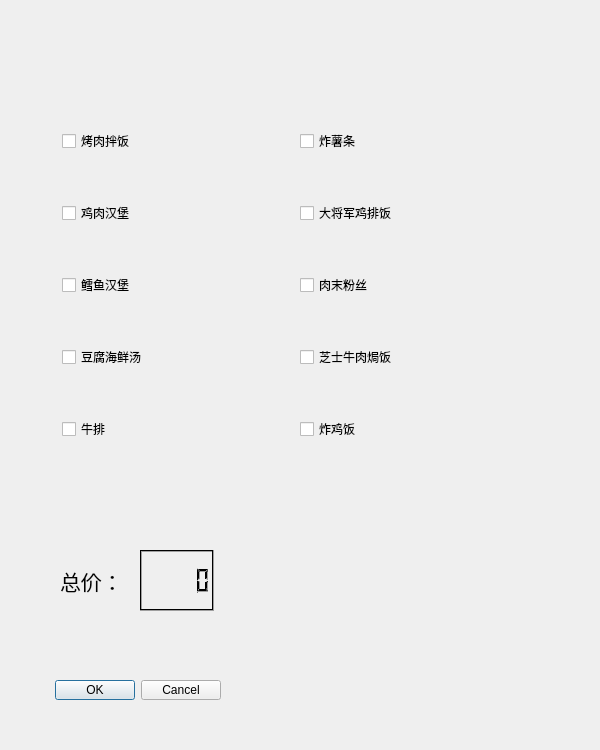
<?xml version="1.0" encoding="UTF-8"?>
<ui version="4.0">
 <class>subwindow3</class>
 <widget class="QWidget" name="subwindow3">
  <property name="geometry">
   <rect>
    <x>0</x>
    <y>0</y>
    <width>600</width>
    <height>750</height>
   </rect>
  </property>
  <property name="minimumSize">
   <size>
    <width>600</width>
    <height>750</height>
   </size>
  </property>
  <property name="maximumSize">
   <size>
    <width>600</width>
    <height>750</height>
   </size>
  </property>
  <property name="windowTitle">
   <string>Form</string>
  </property>
  <widget class="QWidget" name="layoutWidget">
   <property name="geometry">
    <rect>
     <x>300</x>
     <y>87</y>
     <width>121</width>
     <height>401</height>
    </rect>
   </property>
   <layout class="QVBoxLayout" name="verticalLayout_2">
    <item>
     <widget class="QCheckBox" name="checkBox_6">
      <property name="text">
       <string>炸薯条</string>
      </property>
     </widget>
    </item>
    <item>
     <widget class="QCheckBox" name="checkBox_7">
      <property name="palette">
       <palette>
        <active>
         <colorrole role="WindowText">
          <brush brushstyle="SolidPattern">
           <color alpha="255">
            <red>255</red>
            <green>0</green>
            <blue>0</blue>
           </color>
          </brush>
         </colorrole>
         <colorrole role="Text">
          <brush brushstyle="SolidPattern">
           <color alpha="255">
            <red>0</red>
            <green>0</green>
            <blue>0</blue>
           </color>
          </brush>
         </colorrole>
         <colorrole role="ButtonText">
          <brush brushstyle="SolidPattern">
           <color alpha="255">
            <red>0</red>
            <green>0</green>
            <blue>0</blue>
           </color>
          </brush>
         </colorrole>
         <colorrole role="PlaceholderText">
          <brush brushstyle="SolidPattern">
           <color alpha="128">
            <red>0</red>
            <green>0</green>
            <blue>0</blue>
           </color>
          </brush>
         </colorrole>
        </active>
        <inactive>
         <colorrole role="WindowText">
          <brush brushstyle="SolidPattern">
           <color alpha="255">
            <red>255</red>
            <green>0</green>
            <blue>0</blue>
           </color>
          </brush>
         </colorrole>
         <colorrole role="Text">
          <brush brushstyle="SolidPattern">
           <color alpha="255">
            <red>0</red>
            <green>0</green>
            <blue>0</blue>
           </color>
          </brush>
         </colorrole>
         <colorrole role="ButtonText">
          <brush brushstyle="SolidPattern">
           <color alpha="255">
            <red>0</red>
            <green>0</green>
            <blue>0</blue>
           </color>
          </brush>
         </colorrole>
         <colorrole role="PlaceholderText">
          <brush brushstyle="SolidPattern">
           <color alpha="128">
            <red>0</red>
            <green>0</green>
            <blue>0</blue>
           </color>
          </brush>
         </colorrole>
        </inactive>
        <disabled>
         <colorrole role="WindowText">
          <brush brushstyle="SolidPattern">
           <color alpha="255">
            <red>0</red>
            <green>0</green>
            <blue>0</blue>
           </color>
          </brush>
         </colorrole>
         <colorrole role="Text">
          <brush brushstyle="SolidPattern">
           <color alpha="255">
            <red>0</red>
            <green>0</green>
            <blue>0</blue>
           </color>
          </brush>
         </colorrole>
         <colorrole role="ButtonText">
          <brush brushstyle="SolidPattern">
           <color alpha="255">
            <red>0</red>
            <green>0</green>
            <blue>0</blue>
           </color>
          </brush>
         </colorrole>
         <colorrole role="PlaceholderText">
          <brush brushstyle="SolidPattern">
           <color alpha="128">
            <red>0</red>
            <green>0</green>
            <blue>0</blue>
           </color>
          </brush>
         </colorrole>
        </disabled>
       </palette>
      </property>
      <property name="styleSheet">
       <string notr="true">color: black;</string>
      </property>
      <property name="text">
       <string>大将军鸡排饭</string>
      </property>
     </widget>
    </item>
    <item>
     <widget class="QCheckBox" name="checkBox_8">
      <property name="text">
       <string>肉末粉丝</string>
      </property>
     </widget>
    </item>
    <item>
     <widget class="QCheckBox" name="checkBox_9">
      <property name="palette">
       <palette>
        <active>
         <colorrole role="WindowText">
          <brush brushstyle="SolidPattern">
           <color alpha="255">
            <red>255</red>
            <green>0</green>
            <blue>0</blue>
           </color>
          </brush>
         </colorrole>
         <colorrole role="Text">
          <brush brushstyle="SolidPattern">
           <color alpha="255">
            <red>0</red>
            <green>0</green>
            <blue>0</blue>
           </color>
          </brush>
         </colorrole>
         <colorrole role="ButtonText">
          <brush brushstyle="SolidPattern">
           <color alpha="255">
            <red>0</red>
            <green>0</green>
            <blue>0</blue>
           </color>
          </brush>
         </colorrole>
         <colorrole role="PlaceholderText">
          <brush brushstyle="SolidPattern">
           <color alpha="128">
            <red>0</red>
            <green>0</green>
            <blue>0</blue>
           </color>
          </brush>
         </colorrole>
        </active>
        <inactive>
         <colorrole role="WindowText">
          <brush brushstyle="SolidPattern">
           <color alpha="255">
            <red>255</red>
            <green>0</green>
            <blue>0</blue>
           </color>
          </brush>
         </colorrole>
         <colorrole role="Text">
          <brush brushstyle="SolidPattern">
           <color alpha="255">
            <red>0</red>
            <green>0</green>
            <blue>0</blue>
           </color>
          </brush>
         </colorrole>
         <colorrole role="ButtonText">
          <brush brushstyle="SolidPattern">
           <color alpha="255">
            <red>0</red>
            <green>0</green>
            <blue>0</blue>
           </color>
          </brush>
         </colorrole>
         <colorrole role="PlaceholderText">
          <brush brushstyle="SolidPattern">
           <color alpha="128">
            <red>0</red>
            <green>0</green>
            <blue>0</blue>
           </color>
          </brush>
         </colorrole>
        </inactive>
        <disabled>
         <colorrole role="WindowText">
          <brush brushstyle="SolidPattern">
           <color alpha="255">
            <red>0</red>
            <green>0</green>
            <blue>0</blue>
           </color>
          </brush>
         </colorrole>
         <colorrole role="Text">
          <brush brushstyle="SolidPattern">
           <color alpha="255">
            <red>0</red>
            <green>0</green>
            <blue>0</blue>
           </color>
          </brush>
         </colorrole>
         <colorrole role="ButtonText">
          <brush brushstyle="SolidPattern">
           <color alpha="255">
            <red>0</red>
            <green>0</green>
            <blue>0</blue>
           </color>
          </brush>
         </colorrole>
         <colorrole role="PlaceholderText">
          <brush brushstyle="SolidPattern">
           <color alpha="128">
            <red>0</red>
            <green>0</green>
            <blue>0</blue>
           </color>
          </brush>
         </colorrole>
        </disabled>
       </palette>
      </property>
      <property name="styleSheet">
       <string notr="true">color: black;</string>
      </property>
      <property name="text">
       <string>芝士牛肉焗饭</string>
      </property>
     </widget>
    </item>
    <item>
     <widget class="QCheckBox" name="checkBox_10">
      <property name="text">
       <string>炸鸡饭</string>
      </property>
     </widget>
    </item>
   </layout>
  </widget>
  <widget class="QWidget" name="layoutWidget_2">
   <property name="geometry">
    <rect>
     <x>60</x>
     <y>550</y>
     <width>154</width>
     <height>61</height>
    </rect>
   </property>
   <layout class="QHBoxLayout" name="horizontalLayout">
    <item>
     <widget class="QLabel" name="label_2">
      <property name="font">
       <font>
        <family>宋体</family>
        <pointsize>16</pointsize>
       </font>
      </property>
      <property name="text">
       <string>总价：</string>
      </property>
     </widget>
    </item>
    <item>
     <widget class="QLCDNumber" name="lcdNumber">
      <property name="palette">
       <palette>
        <active>
         <colorrole role="Light">
          <brush brushstyle="SolidPattern">
           <color alpha="255">
            <red>0</red>
            <green>0</green>
            <blue>0</blue>
           </color>
          </brush>
         </colorrole>
         <colorrole role="Midlight">
          <brush brushstyle="SolidPattern">
           <color alpha="255">
            <red>0</red>
            <green>0</green>
            <blue>0</blue>
           </color>
          </brush>
         </colorrole>
        </active>
        <inactive>
         <colorrole role="Light">
          <brush brushstyle="SolidPattern">
           <color alpha="255">
            <red>0</red>
            <green>0</green>
            <blue>0</blue>
           </color>
          </brush>
         </colorrole>
         <colorrole role="Midlight">
          <brush brushstyle="SolidPattern">
           <color alpha="255">
            <red>0</red>
            <green>0</green>
            <blue>0</blue>
           </color>
          </brush>
         </colorrole>
        </inactive>
        <disabled>
         <colorrole role="Light">
          <brush brushstyle="SolidPattern">
           <color alpha="255">
            <red>0</red>
            <green>0</green>
            <blue>0</blue>
           </color>
          </brush>
         </colorrole>
         <colorrole role="Midlight">
          <brush brushstyle="SolidPattern">
           <color alpha="255">
            <red>0</red>
            <green>0</green>
            <blue>0</blue>
           </color>
          </brush>
         </colorrole>
        </disabled>
       </palette>
      </property>
     </widget>
    </item>
   </layout>
  </widget>
  <widget class="QDialogButtonBox" name="buttonBox">
   <property name="geometry">
    <rect>
     <x>30</x>
     <y>680</y>
     <width>191</width>
     <height>20</height>
    </rect>
   </property>
   <property name="standardButtons">
    <set>QDialogButtonBox::Cancel|QDialogButtonBox::Ok</set>
   </property>
  </widget>
  <widget class="QLabel" name="label">
   <property name="geometry">
    <rect>
     <x>300</x>
     <y>520</y>
     <width>221</width>
     <height>181</height>
    </rect>
   </property>
   <property name="text">
    <string/>
   </property>
  </widget>
  <widget class="QWidget" name="layoutWidget">
   <property name="geometry">
    <rect>
     <x>62</x>
     <y>87</y>
     <width>131</width>
     <height>401</height>
    </rect>
   </property>
   <layout class="QVBoxLayout" name="verticalLayout">
    <item>
     <widget class="QCheckBox" name="checkBox_2">
      <property name="palette">
       <palette>
        <active>
         <colorrole role="WindowText">
          <brush brushstyle="SolidPattern">
           <color alpha="255">
            <red>255</red>
            <green>0</green>
            <blue>0</blue>
           </color>
          </brush>
         </colorrole>
         <colorrole role="Text">
          <brush brushstyle="SolidPattern">
           <color alpha="255">
            <red>0</red>
            <green>0</green>
            <blue>0</blue>
           </color>
          </brush>
         </colorrole>
         <colorrole role="ButtonText">
          <brush brushstyle="SolidPattern">
           <color alpha="255">
            <red>0</red>
            <green>0</green>
            <blue>0</blue>
           </color>
          </brush>
         </colorrole>
         <colorrole role="PlaceholderText">
          <brush brushstyle="SolidPattern">
           <color alpha="128">
            <red>0</red>
            <green>0</green>
            <blue>0</blue>
           </color>
          </brush>
         </colorrole>
        </active>
        <inactive>
         <colorrole role="WindowText">
          <brush brushstyle="SolidPattern">
           <color alpha="255">
            <red>255</red>
            <green>0</green>
            <blue>0</blue>
           </color>
          </brush>
         </colorrole>
         <colorrole role="Text">
          <brush brushstyle="SolidPattern">
           <color alpha="255">
            <red>0</red>
            <green>0</green>
            <blue>0</blue>
           </color>
          </brush>
         </colorrole>
         <colorrole role="ButtonText">
          <brush brushstyle="SolidPattern">
           <color alpha="255">
            <red>0</red>
            <green>0</green>
            <blue>0</blue>
           </color>
          </brush>
         </colorrole>
         <colorrole role="PlaceholderText">
          <brush brushstyle="SolidPattern">
           <color alpha="128">
            <red>0</red>
            <green>0</green>
            <blue>0</blue>
           </color>
          </brush>
         </colorrole>
        </inactive>
        <disabled>
         <colorrole role="WindowText">
          <brush brushstyle="SolidPattern">
           <color alpha="255">
            <red>0</red>
            <green>0</green>
            <blue>0</blue>
           </color>
          </brush>
         </colorrole>
         <colorrole role="Text">
          <brush brushstyle="SolidPattern">
           <color alpha="255">
            <red>0</red>
            <green>0</green>
            <blue>0</blue>
           </color>
          </brush>
         </colorrole>
         <colorrole role="ButtonText">
          <brush brushstyle="SolidPattern">
           <color alpha="255">
            <red>0</red>
            <green>0</green>
            <blue>0</blue>
           </color>
          </brush>
         </colorrole>
         <colorrole role="PlaceholderText">
          <brush brushstyle="SolidPattern">
           <color alpha="128">
            <red>0</red>
            <green>0</green>
            <blue>0</blue>
           </color>
          </brush>
         </colorrole>
        </disabled>
       </palette>
      </property>
      <property name="styleSheet">
       <string notr="true">color: black;</string>
      </property>
      <property name="text">
       <string>烤肉拌饭</string>
      </property>
     </widget>
    </item>
    <item>
     <widget class="QCheckBox" name="checkBox">
      <property name="text">
       <string>鸡肉汉堡</string>
      </property>
     </widget>
    </item>
    <item>
     <widget class="QCheckBox" name="checkBox_3">
      <property name="palette">
       <palette>
        <active>
         <colorrole role="WindowText">
          <brush brushstyle="SolidPattern">
           <color alpha="255">
            <red>255</red>
            <green>0</green>
            <blue>0</blue>
           </color>
          </brush>
         </colorrole>
         <colorrole role="Text">
          <brush brushstyle="SolidPattern">
           <color alpha="255">
            <red>0</red>
            <green>0</green>
            <blue>0</blue>
           </color>
          </brush>
         </colorrole>
         <colorrole role="ButtonText">
          <brush brushstyle="SolidPattern">
           <color alpha="255">
            <red>0</red>
            <green>0</green>
            <blue>0</blue>
           </color>
          </brush>
         </colorrole>
         <colorrole role="PlaceholderText">
          <brush brushstyle="SolidPattern">
           <color alpha="128">
            <red>0</red>
            <green>0</green>
            <blue>0</blue>
           </color>
          </brush>
         </colorrole>
        </active>
        <inactive>
         <colorrole role="WindowText">
          <brush brushstyle="SolidPattern">
           <color alpha="255">
            <red>255</red>
            <green>0</green>
            <blue>0</blue>
           </color>
          </brush>
         </colorrole>
         <colorrole role="Text">
          <brush brushstyle="SolidPattern">
           <color alpha="255">
            <red>0</red>
            <green>0</green>
            <blue>0</blue>
           </color>
          </brush>
         </colorrole>
         <colorrole role="ButtonText">
          <brush brushstyle="SolidPattern">
           <color alpha="255">
            <red>0</red>
            <green>0</green>
            <blue>0</blue>
           </color>
          </brush>
         </colorrole>
         <colorrole role="PlaceholderText">
          <brush brushstyle="SolidPattern">
           <color alpha="128">
            <red>0</red>
            <green>0</green>
            <blue>0</blue>
           </color>
          </brush>
         </colorrole>
        </inactive>
        <disabled>
         <colorrole role="WindowText">
          <brush brushstyle="SolidPattern">
           <color alpha="255">
            <red>0</red>
            <green>0</green>
            <blue>0</blue>
           </color>
          </brush>
         </colorrole>
         <colorrole role="Text">
          <brush brushstyle="SolidPattern">
           <color alpha="255">
            <red>0</red>
            <green>0</green>
            <blue>0</blue>
           </color>
          </brush>
         </colorrole>
         <colorrole role="ButtonText">
          <brush brushstyle="SolidPattern">
           <color alpha="255">
            <red>0</red>
            <green>0</green>
            <blue>0</blue>
           </color>
          </brush>
         </colorrole>
         <colorrole role="PlaceholderText">
          <brush brushstyle="SolidPattern">
           <color alpha="128">
            <red>0</red>
            <green>0</green>
            <blue>0</blue>
           </color>
          </brush>
         </colorrole>
        </disabled>
       </palette>
      </property>
      <property name="autoFillBackground">
       <bool>false</bool>
      </property>
      <property name="styleSheet">
       <string notr="true">color: black;</string>
      </property>
      <property name="text">
       <string>鳕鱼汉堡</string>
      </property>
     </widget>
    </item>
    <item>
     <widget class="QCheckBox" name="checkBox_4">
      <property name="text">
       <string>豆腐海鲜汤</string>
      </property>
     </widget>
    </item>
    <item>
     <widget class="QCheckBox" name="checkBox_5">
      <property name="palette">
       <palette>
        <active>
         <colorrole role="WindowText">
          <brush brushstyle="SolidPattern">
           <color alpha="255">
            <red>255</red>
            <green>0</green>
            <blue>0</blue>
           </color>
          </brush>
         </colorrole>
         <colorrole role="Text">
          <brush brushstyle="SolidPattern">
           <color alpha="255">
            <red>0</red>
            <green>0</green>
            <blue>0</blue>
           </color>
          </brush>
         </colorrole>
         <colorrole role="ButtonText">
          <brush brushstyle="SolidPattern">
           <color alpha="255">
            <red>0</red>
            <green>0</green>
            <blue>0</blue>
           </color>
          </brush>
         </colorrole>
         <colorrole role="PlaceholderText">
          <brush brushstyle="SolidPattern">
           <color alpha="128">
            <red>0</red>
            <green>0</green>
            <blue>0</blue>
           </color>
          </brush>
         </colorrole>
        </active>
        <inactive>
         <colorrole role="WindowText">
          <brush brushstyle="SolidPattern">
           <color alpha="255">
            <red>255</red>
            <green>0</green>
            <blue>0</blue>
           </color>
          </brush>
         </colorrole>
         <colorrole role="Text">
          <brush brushstyle="SolidPattern">
           <color alpha="255">
            <red>0</red>
            <green>0</green>
            <blue>0</blue>
           </color>
          </brush>
         </colorrole>
         <colorrole role="ButtonText">
          <brush brushstyle="SolidPattern">
           <color alpha="255">
            <red>0</red>
            <green>0</green>
            <blue>0</blue>
           </color>
          </brush>
         </colorrole>
         <colorrole role="PlaceholderText">
          <brush brushstyle="SolidPattern">
           <color alpha="128">
            <red>0</red>
            <green>0</green>
            <blue>0</blue>
           </color>
          </brush>
         </colorrole>
        </inactive>
        <disabled>
         <colorrole role="WindowText">
          <brush brushstyle="SolidPattern">
           <color alpha="255">
            <red>0</red>
            <green>0</green>
            <blue>0</blue>
           </color>
          </brush>
         </colorrole>
         <colorrole role="Text">
          <brush brushstyle="SolidPattern">
           <color alpha="255">
            <red>0</red>
            <green>0</green>
            <blue>0</blue>
           </color>
          </brush>
         </colorrole>
         <colorrole role="ButtonText">
          <brush brushstyle="SolidPattern">
           <color alpha="255">
            <red>0</red>
            <green>0</green>
            <blue>0</blue>
           </color>
          </brush>
         </colorrole>
         <colorrole role="PlaceholderText">
          <brush brushstyle="SolidPattern">
           <color alpha="128">
            <red>0</red>
            <green>0</green>
            <blue>0</blue>
           </color>
          </brush>
         </colorrole>
        </disabled>
       </palette>
      </property>
      <property name="styleSheet">
       <string notr="true">color: black;</string>
      </property>
      <property name="text">
       <string>牛排</string>
      </property>
     </widget>
    </item>
   </layout>
  </widget>
 </widget>
 <resources/>
 <connections/>
</ui>
